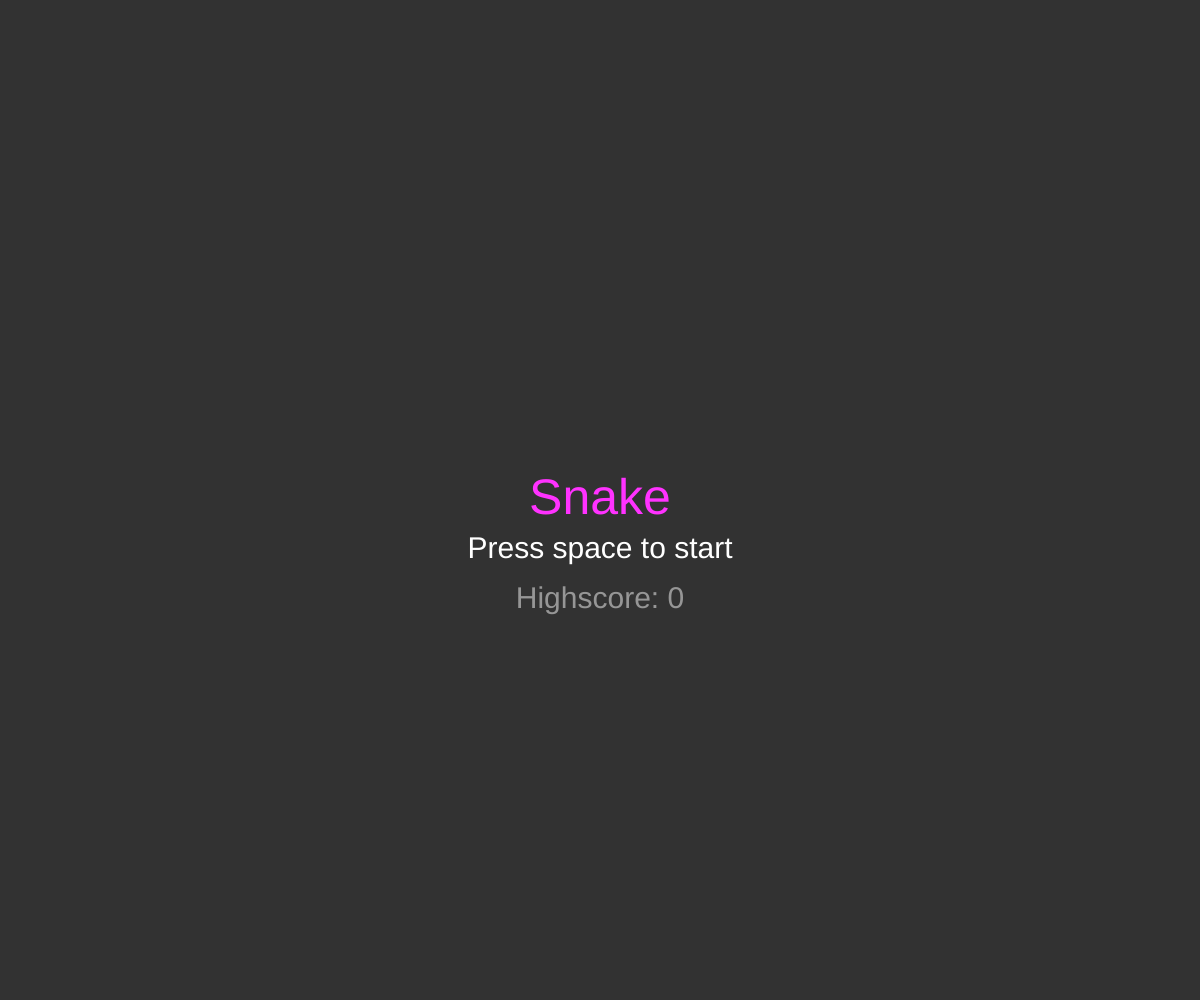
Frame 1 (no input)
Frame 60 (no input): identical to frame 1, image omitted
Frame 120 (the mouse pressed at the canvas centre since frame 60): identical to frame 1, image omitted

The p5.js sketch that drew this single still picture (run headless with seeded random() and noise() and a simulated clock; from frame 60 on, the mouse is pressed at the canvas centre):

// p5.js sketch
// ── sketch.js
let snake;
let food = [];
let score = 0;
let highscore = 0;


let state = {
  running: 0,
  paused: 1,
  menu: 2
}
let gameState = state.menu;

function setup() {
  createCanvas(windowWidth, windowHeight);
  snake = new Snake(width / 2, height / 2);
}

function draw() {
  if (gameState === state.running) {

    if (frameCount % 60 === 0) {
      score++;
    }

    addFood();

    let dir = createVector(mouseX, mouseY);
    let speed =  5 + snake.segments.length * 0.1;
    snake.move(dir, speed); //move in the direction of the mouse

    for (let i = food.length - 1; i >= 0; i--) {
      if (snake.eat(food[i])) { // if the snake eats the food...
        food.splice(i, 1); //remove the food
        score += 10;
      }
    }

    if (snake.dead()) {
      gameState = state.menu;
      if (score > highscore) {
        highscore = score;
      }
      score = 0;
      snake = new Snake(width / 2, height / 2);
    }
  }
  else if (gameState === state.menu) {
    food = [];
  }
  renderFrame();
}

function addFood() {
  let maxFood = 10;
  if (food.length < maxFood) {
    let x = random(50, width - 50);
    let y = random(50, height - 50);
    let newFood = new Food(x, y);
    food.push(newFood);
    return true;
  } else {
    return false;
  }
}

function renderFrame() {
  if (gameState === state.running || gameState === state.paused) {
    push();
    background(50);
    snake.show();
    for (let f of food) {
      f.show();
    }
    //show score
    fill(255);
    noStroke();
    textSize(30);
    text("Score: " + score, 10, 40);
    text("Highscore: " + highscore, 10, 80);
    pop();
    if (gameState === state.paused) {
      push();
      fill(255, 50, 50);
      noStroke();
      textAlign(CENTER, CENTER);
      textSize(50);
      text("Paused", width / 2, height / 2);
      pop();
    }
  }
  else if (gameState === state.menu) {
    push();
    background(50);
    fill(255, 50, 255);
    noStroke();
    textAlign(CENTER, CENTER);
    textSize(50);
    text("Snake", width / 2, height / 2);
    fill(255);
    textSize(30);
    text("Press space to start", width / 2, height / 2 + 50);
    fill(150);
    text("Highscore: " + highscore, width / 2, height / 2 + 100);
    pop();
  }
}

function keyPressed() {
  if (gameState === state.menu) {
    if (keyCode === 32) { //32 = space
      gameState = state.running;
    }
  } else if (gameState === state.running) {
    if (keyCode === 27) { // 27 = escape
      console.log("pause");
      gameState = state.paused;
    }
  } else if (gameState === state.paused) {
    if (keyCode === 27) {
      console.log("unpause");
      gameState = state.running;
    }
  }
}

// ── food.js
class Food {
  constructor(x, y) {
    this.pos = createVector(x, y);
    this.radius = 5;
    this.color = color(100, 255, 100);
  }

  show() {
    fill(this.color);
    noStroke();
    ellipse(this.pos.x, this.pos.y, 2 * this.radius);
  }
}

// ── obstacle.js
class Obstacle {
  constructor(x, y, radius) {
    this.pos = createVector(x, y);
    this.radius = radius;
    this.stroke = color(255, 50, 50);
    this.fill = color(255, 255, 255, 100);
  }

  show() {
    fill(this.fill);
    stroke(this.stroke);
    strokeWeight(3);
    ellipse(this.pos.x, this.pos.y, this.radius);
  }
}

// ── snake.js
class Snake {
  constructor(x, y) {
    this.segments = []; // list of all segments (index 0 is the head)
    this.addSegment(x, y); // add the first segment (head)
  }

  show() {
    for (let s of this.segments) {
      s.show(); // show all segments in the list of segments
    }
  }

  move(destination, speed) {
    this.segments[0].move(destination, speed); //move the head in the direction of the destination

    // following code will move the other segments
    if (this.segments.length > 1) { // only move other segments if there are more
      for (let i = 1; i < this.segments.length; i++) { //start at 1 (head already moved)
        let segment = this.segments[i];
        let nextSegment = this.segments[i - 1];
        let distance = dist(segment.pos.x, segment.pos.y, nextSegment.pos.x, nextSegment.pos.y);
        let speed = distance - segment.radius - nextSegment.radius; // speed = size of the gap between segments
        segment.move(nextSegment.pos, speed); // move the segment
      }
    }
  }

  eat(food) {
    let head = this.segments[0];
    let tail = this.segments[this.segments.length - 1];
    let distance = dist(head.pos.x, head.pos.y, food.pos.x, food.pos.y);
    if (distance < head.radius + food.radius) { // if food piece overlaps head
      /*let newPos;
      let dx;
      let dy;
      if (this.segments.length = 1) {
        dx = tail.pos.x - mouseX;
        dy = tail.pos.y - mouseY;
      } else {
        let beforeTail = this.segments[this.segments.length - 2];
        dx = beforeTail.pos.x - tail.pos.x;
        dy = beforeTail.pos.y - tail.pos.y;
      }
      newPos = createVector(dx, dy);
      newPos.setMag(tail.radius * 2);*/
      let newPos = createVector(tail.pos.x, tail.pos.y + tail.radius * 2);
      this.addSegment(newPos.x, newPos.y); //add a new segment below the tail
      return true;
    } else {
      return false;
    }
  }

  addSegment(segmentX, segmentY) {
    this.segments.push(new Segment(segmentX, segmentY)); // add a new segment to the list of segments
  }

  dead() {
    let head = this.segments[0];

    if (head.pos.x < head.radius || head.pos.x > width - head.radius || head.pos.y < head.radius || head.pos.y > height - head.radius) { // hit the edges
      return true;
    }

    if (dist(head.pos.x, head.pos.y, mouseX, mouseY) < head.radius) { //hit the mouse
      return true;
    }

    for (let i = 1; i < this.segments.length; i++) { // hit the tail
      let segment = this.segments[i];
      let distance = dist(head.pos.x, head.pos.y, segment.pos.x, segment.pos.y);
      if (distance < head.radius + segment.radius - 1) {
        return true;
      }
    }
    return false;
  }
}

class Segment {
  constructor(x, y) {
    this.pos = createVector(x, y);
    this.radius = 10;
    this.color = random(360);
  }

  show() {
    colorMode(HSB)
    fill(this.color, 100, 100);
    noStroke();
    ellipse(this.pos.x, this.pos.y, 2 * this.radius);
  }

  move(destination, speed) {
    let dirX = destination.x - this.pos.x;
    let dirY = destination.y - this.pos.y;
    let dir = createVector(dirX, dirY); // vector pointing in the right direction
    dir.setMag(speed); // set the right speed
    this.pos.add(dir);
  }
}
